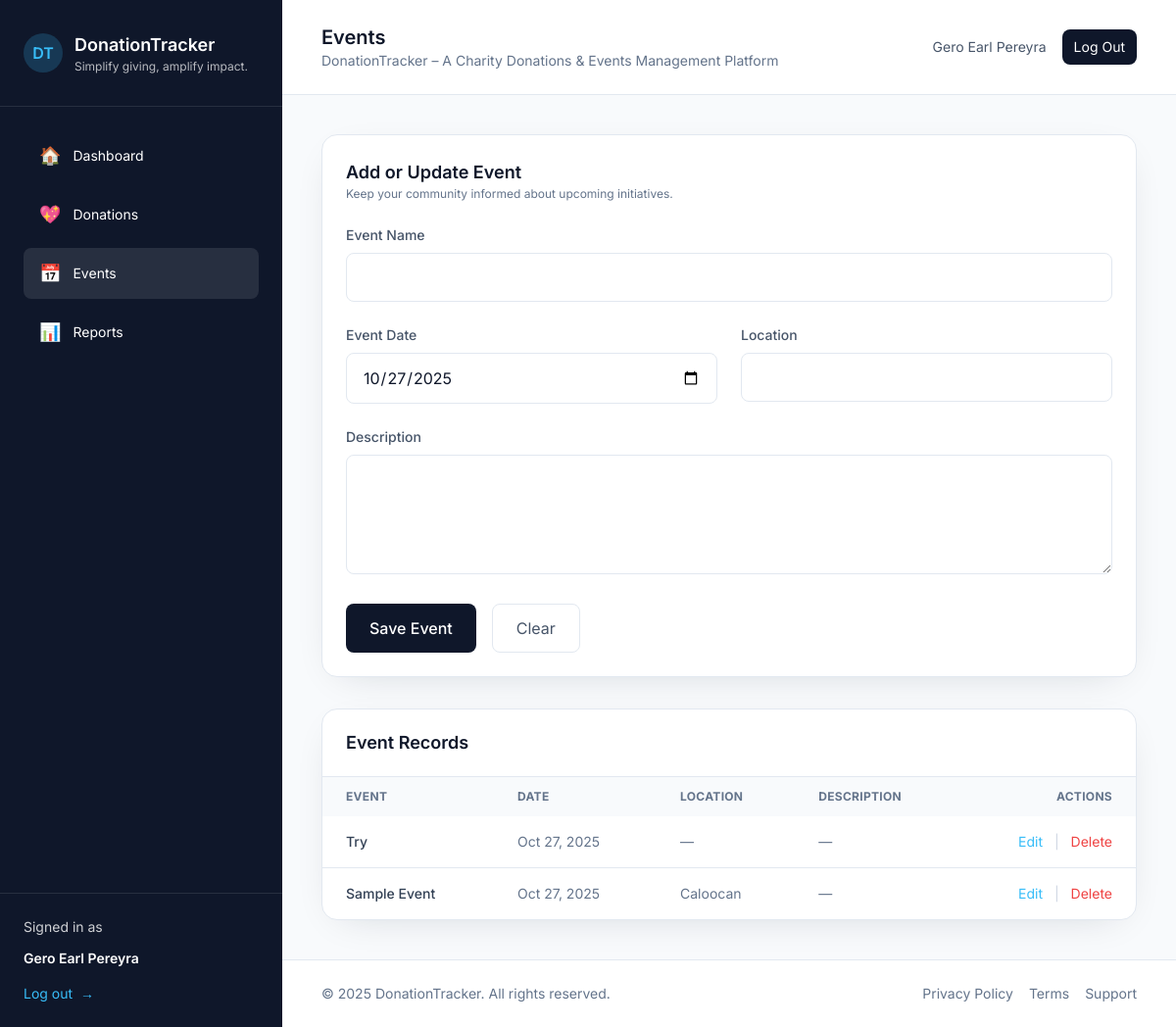
/events.php (signed in), run on the app's committed database.
### tables this page shows
CREATE TABLE events (
        id INTEGER PRIMARY KEY AUTOINCREMENT,
        name TEXT NOT NULL,
        event_date TEXT NOT NULL,
        location TEXT,
        description TEXT,
        created_at TEXT NOT NULL DEFAULT CURRENT_TIMESTAMP
    , created_by INTEGER);

### includes/functions.php (called while the page is built, shortened)
<?php
function currentUser(): ?array
{
    return $_SESSION['user'] ?? null;
}
function currentUserId(): ?int
{
    $user = currentUser();
    return $user ? (int) $user['id'] : null;
}
function isAdmin(): bool
{
    $user = currentUser();
    return $user !== null && ($user['role'] ?? 'user') === 'admin';
}

### includes/queries.php (called while the page is built, shortened)
<?php
function getEvents(PDO $pdo, ?int $userId = null): array
{
    $query = 'SELECT * FROM events';
    if ($userId !== null) {
        $query .= ' WHERE created_by = :user_id';
    }
    $query .= ' ORDER BY date(event_date) DESC, created_at DESC';
    $stmt = $pdo->prepare($query);
    if ($userId !== null) {
        $stmt->bindValue(':user_id', $userId, PDO::PARAM_INT);
    }
    $stmt->execute();
    return $stmt->fetchAll();
}

### events.php (the view, shortened to what this page needs)
<?php
require __DIR__ . '/includes/functions.php';
require __DIR__ . '/includes/queries.php';
$userId = currentUserId();
$formData = [
    'id' => '',
    'name' => '',
    'event_date' => date('Y-m-d'),
    'location' => '',
    'description' => '',
];
$events = getEvents($pdo, isAdmin() ? null : $userId);
include __DIR__ . '/templates/header.php';
?>
<div class="grid gap-8">
    <div class="bg-white rounded-2xl border border-slate-200 p-6 card-shadow">
        <div class="flex flex-col md:flex-row md:items-center md:justify-between gap-4">
            <div>
                <p class="text-lg font-semibold text-primary">Add or Update Event</p>
                <p class="text-xs text-slate-500">Keep your community informed about upcoming initiatives.</p>
            </div>
        </div>
        <form method="POST" class="mt-6 grid grid-cols-1 md:grid-cols-2 gap-6">
            <div class="md:col-span-2">
                <label class="block text-sm font-medium text-slate-600">Event Name</label>
                <input type="text" name="name" required class="mt-2 w-full rounded-lg border border-slate-200 px-4 py-3 focus:border-accent focus:ring-2 focus:ring-accent/40 transition" value="<?= htmlspecialchars($formData['name']); ?>">
            </div>
            <div>
                <label class="block text-sm font-medium text-slate-600">Event Date</label>
                <input type="date" name="event_date" required class="mt-2 w-full rounded-lg border border-slate-200 px-4 py-3 focus:border-accent focus:ring-2 focus:ring-accent/40 transition" value="<?= htmlspecialchars($formData['event_date']); ?>">
            </div>
            <div>
                <label class="block text-sm font-medium text-slate-600">Location</label>
                <input type="text" name="location" class="mt-2 w-full rounded-lg border border-slate-200 px-4 py-3 focus:border-accent focus:ring-2 focus:ring-accent/40 transition" value="<?= htmlspecialchars($formData['location']); ?>">
            </div>
            <div class="md:col-span-2">
                <label class="block text-sm font-medium text-slate-600">Description</label>
                <textarea name="description" rows="4" class="mt-2 w-full rounded-lg border border-slate-200 px-4 py-3 focus:border-accent focus:ring-2 focus:ring-accent/40 transition"><?= htmlspecialchars($formData['description']); ?></textarea>
            </div>
            <div class="md:col-span-2 flex gap-4">
                <button type="submit" class="inline-flex items-center gap-2 bg-primary text-white px-6 py-3 rounded-lg hover:bg-secondary transition font-medium">Save Event</button>
                <button type="reset" class="inline-flex items-center gap-2 px-6 py-3 rounded-lg border border-slate-200 text-slate-600 hover:bg-slate-50 transition">Clear</button>
            </div>
        </form>
    </div>
    <div class="bg-white rounded-2xl border border-slate-200 card-shadow">
        <div class="flex items-center justify-between px-6 py-5 border-b border-slate-200">
            <p class="text-lg font-semibold text-primary">Event Records</p>
        </div>
        <div class="overflow-x-auto">
            <table class="min-w-full text-sm">
                <thead class="bg-slate-50 text-left text-xs uppercase tracking-wide text-slate-500">
                    <tr>
                        <th class="px-6 py-3">Event</th>
                        <th class="px-6 py-3">Date</th>
                        <th class="px-6 py-3">Location</th>
                        <th class="px-6 py-3">Description</th>
                        <th class="px-6 py-3 text-right">Actions</th>
                    </tr>
                </thead>
                <tbody class="divide-y divide-slate-200">
                    <?php if (count($events) === 0) : ?>
                        <tr>
                            <td colspan="5" class="px-6 py-6 text-center text-sm text-slate-500">No events recorded yet.</td>
                        </tr>
                    <?php else : ?>
                        <?php foreach ($events as $event) : ?>
                            <tr>
                                <td class="px-6 py-4 font-medium text-slate-700">
                                    <?= htmlspecialchars($event['name']); ?>
                                </td>
                                <td class="px-6 py-4 text-slate-500">
                                    <?= htmlspecialchars(date('M j, Y', strtotime($event['event_date']))); ?>
                                </td>
                                <td class="px-6 py-4 text-slate-500">
                                    <?= htmlspecialchars($event['location'] ?: '—'); ?>
                                </td>
                                <td class="px-6 py-4 text-slate-500">
                                    <?= htmlspecialchars($event['description'] ? truncateText($event['description'], 80) : '—'); ?>
                                </td>
                                <td class="px-6 py-4 text-right">
                                    <a href="?edit=<?= (int) $event['id']; ?>" class="text-accent hover:text-primary transition">Edit</a>
                                    <span class="mx-2 text-slate-300">|</span>
                                    <a href="?delete=<?= (int) $event['id']; ?>" class="text-red-500 hover:text-red-600 transition" onclick="return confirm('Delete this event?');">Delete</a>
                                </td>
                            </tr>
                        <?php endforeach; ?>
                    <?php endif; ?>
                </tbody>
            </table>
        </div>
    </div>
</div>
<?php
include __DIR__ . '/templates/footer.php';

### assets/styles.css (style rules this page uses)
body { font-family: 'Inter', sans-serif; }
.card-shadow { box-shadow: 0 10px 40px -20px rgba(15, 23, 42, 0.2); }

### data on the page
events: name "Try", event_date "Oct 27, 2025", location "—", description "—"
events: name "Sample Event", event_date "Oct 27, 2025", location "Caloocan", description "—"

### other printed values
$userName "Gero Earl Pereyra"
$pageTitle "Events"
